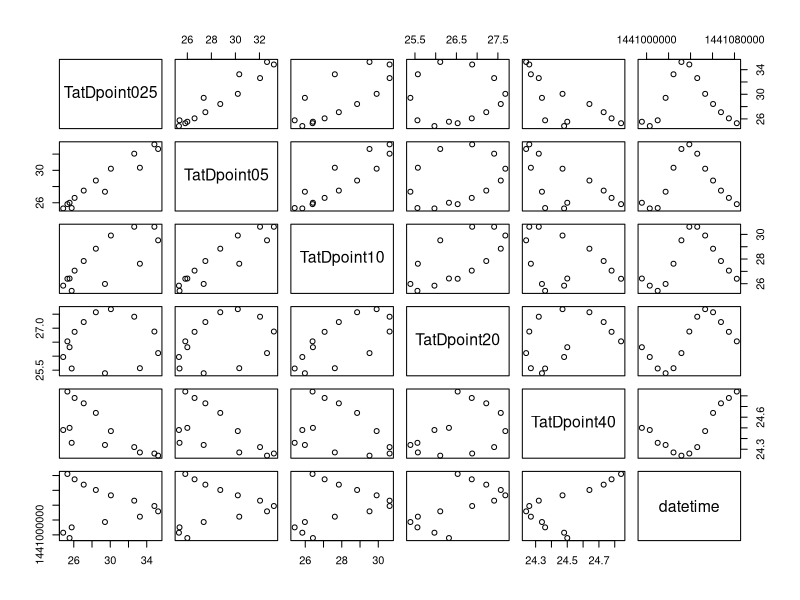
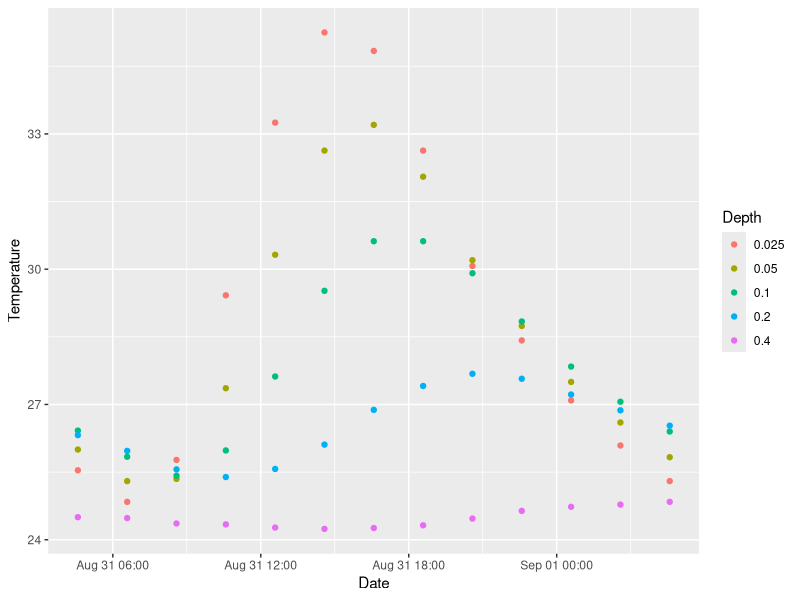

Source code (R) for these figures, in order:
## ---- chunk 1
knitr::opts_chunk$set( warning=FALSE)
## ---- chunk 2
TatDpoint025 <- c(25.54,24.84,25.77,29.42,33.25,35.25,34.84,32.63,30.07,28.42,27.09,26.09,25.30)
TatDpoint05 <- c(26.00,25.30,25.35,27.36,30.32,32.63,33.20,32.05,30.20,28.74,27.50,26.60,25.83)

TatDpoint10 <- c(26.42,25.84,25.42,25.98,27.62,29.52,30.62,30.62,29.91,28.84,27.84,27.06,26.40)

TatDpoint20 <- c(26.32,25.97,25.56,25.39,25.57,26.11,26.88,27.41,27.68,27.57,27.22,26.87,26.53)

TatDpoint40 <- c(24.50,24.48,24.36,24.34,24.27,24.24,24.26,24.32,24.47,24.64,24.73,24.78,24.84)

datetime <- c('2015-08-31 04:35','2015-08-31 06:35','2015-08-31 08:35','2015-08-31 10:35','2015-08-31 12:35','2015-08-31 14:35','2015-08-31 16:35','2015-08-31 18:35','2015-08-31 20:35','2015-08-31 22:35','2015-09-01 00:35','2015-09-01 02:35','2015-09-01 04:35')   

blaygpfp <- data.frame(TatDpoint025,TatDpoint05,TatDpoint10,TatDpoint20,TatDpoint40,datetime)

## ---- chunk 3

#convert the date format
blaygpfp$datetime<- as.POSIXct(blaygpfp$datetime, "%Y-%m-%d %H:%M",tz="US/Pacific")
#TODO Take the annnoying date fotmat error out
str(blaygpfp)
## ---- chunk 4
plot(blaygpfp)
## ---- chunk 5
library(ggplot2)
library(dplyr)


## ---- chunk 6

blaygpfp %>% ggplot() +
geom_point(aes(x=datetime,y=TatDpoint025,colour = as.factor(0.025))) +
geom_point(aes(x=datetime,y=TatDpoint05,colour = as.factor(0.05))) +
geom_point(aes(x=datetime,y=TatDpoint10,colour = as.factor(0.10))) +
geom_point(aes(x=datetime,y=TatDpoint20,colour = as.factor(0.20))) +
  geom_point(aes(x=datetime,y=TatDpoint40,colour = as.factor(0.40))) +
labs(colour = "Depth")  +
xlab("Date") + ylab("Temperature")
# add

